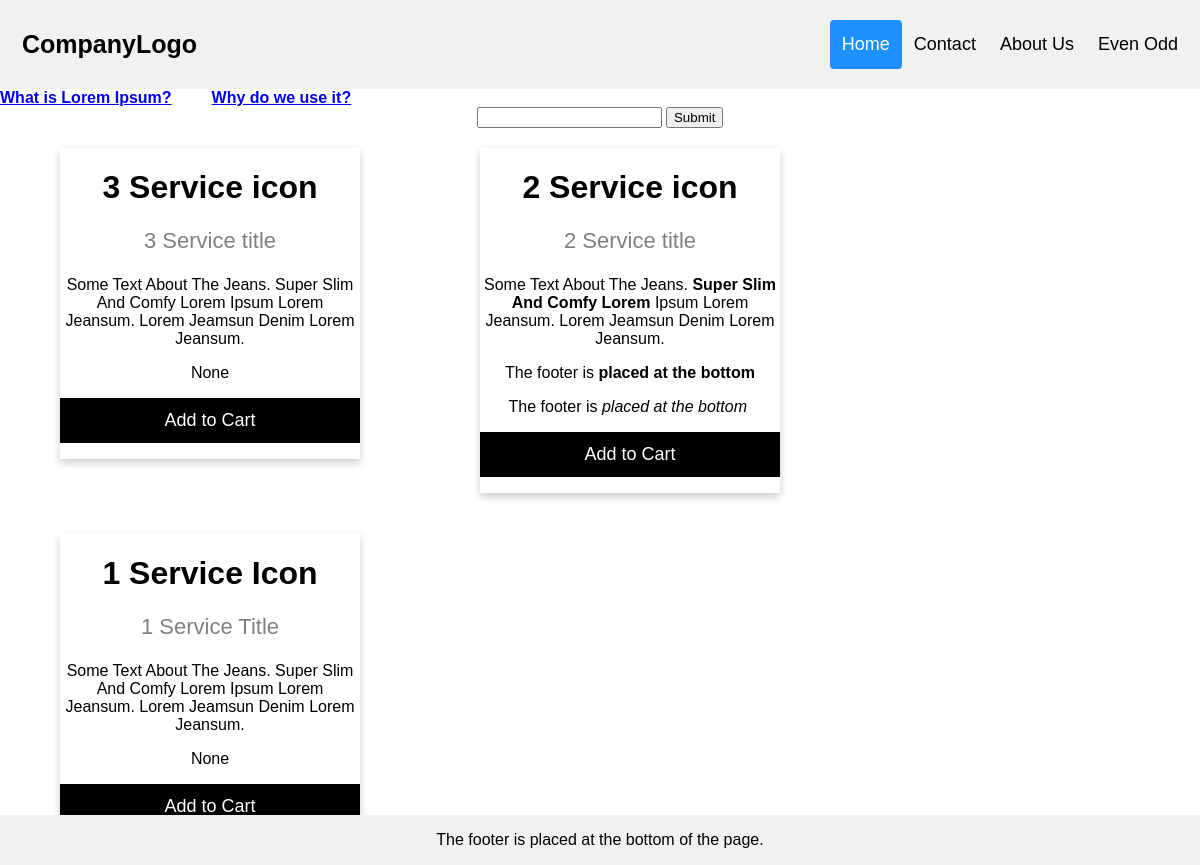
/home/, run on the app's committed database.
### myapp/models.py (models this page shows)
class News(models.Model):
    news_title = models.CharField(max_length=50)
    more_info = HTMLField()
    news_slug = AutoSlugField(populate_from='news_title', unique=True, null=True, default=None)

class Service(models.Model):
    service_icon = models.CharField(max_length=50)
    service_title = models.CharField(max_length=80)
    service_des = models.TextField()
    extra_text = HTMLField(null=True)

### myapp/views.py (the view)
# urls.py: 2. Add a URL to urlpatterns:  path('', views.home, name='home')
def home(request):
    service_data = Service.objects.all().order_by('-id')[1:4]  # negitive index not supported
    news_data = News.objects.all()
    if request.method == "GET":
        var = request.GET.get('searchwith')
        if var is not None:
            service_data = Service.objects.filter(service_title__icontains=var)
    context = {
        'service_data': service_data,
        'news_data': news_data
    }
    return render(request, "home.html", context)

### templates/home.html (shortened to what this page needs)
{% extends 'base.html' %}
{% block content %}
<!DOCTYPE html>
<html>
<head>
</head>
<body>
<marquee onmouseover="stop()" onmouseout="start()">
  {% for i in news_data %}
  <a href="{% url 'newsdetails' i.news_slug %}"><b>{{i.news_title}}</b></a> &nbsp; &nbsp; &nbsp; &nbsp;
  {% endfor %}
</marquee>
<center>
<form method="get">
  <input type="text" name="searchwith" value=""/>
  <input type="submit" name="Search"/>
</form>
  </center>
{% for i in service_data %}
<div class="card">
  <h1>{{i.service_icon}}</h1>
  <p class="price">{{i.service_title}}</p>
  <p>{{i.service_des | title | safe }}</p>
  <p>{{i.extra_text | safe}}</p>
  <p><button>Add to Cart</button></p>
</div>
{% empty %}
not data found
{% endfor %}
</body>
</html>
{% endblock %}

### templates/includes/header.html (style rules this page uses)
* { box-sizing: border-box; }
body { margin: 0; font-family: Arial, Helvetica, sans-serif; }

### templates/home.html (style rules this page uses)
.card { box-shadow: 0 4px 8px 0 rgba(0, 0, 0, 0.2); max-width: 300px; margin: 20px 60px; text-align: center; font-family: arial; float:left; }
.price { color: grey; font-size: 22px; }
.card button { border: none; outline: 0; padding: 12px; color: white; background-color: #000; text-align: center; cursor: pointer; width: 100%; font-size: 18px; }

### data on the page
News: news_title "What is Lorem Ipsum?"
News: news_title "Why do we use it?"
Service: service_icon "3 Service icon", service_title "3 Service title", service_des "Some Text About The Jeans. Super Slim And Comfy Lorem Ipsum Lorem Jeansum. Lorem Jeamsun Denim Lorem Jeansum.", extra_text "None"
Service: service_icon "2 Service icon", service_title "2 Service title", service_des "Some Text About The Jeans. Super Slim And Comfy Lorem Ipsum Lorem Jeansum. Lorem Jeamsun Denim Lorem Jeansum.", extra_text "The footer is placed at the bottom The footer is placed at the bottom"
Service: service_icon "1 Service Icon", service_title "1 Service Title", service_des "Some Text About The Jeans. Super Slim And Comfy Lorem Ipsum Lorem Jeansum. Lorem Jeamsun Denim Lorem Jeansum.", extra_text "None"
